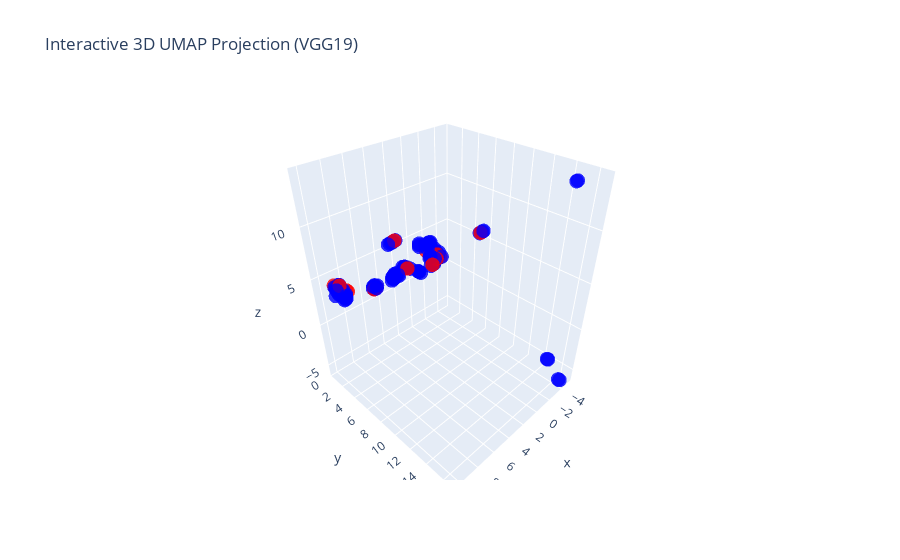

Source (notebook cell):
### Code cell
fig = go.Figure(data=[go.Scatter3d(
    x=results_vgg19[:, 0], y=results_vgg19[:, 1], z=results_vgg19[:, 2],
    mode='markers',
    marker=dict(size=5, color=colors_vgg19, opacity=0.8)
)])

fig.update_layout(
    title="Interactive 3D UMAP Projection (VGG19)",
)

fig.show()

### Figure 1 — Plotly figure (JSON) as saved in the notebook; plotly's stock layout.template omitted (floating-point values rounded to 4 significant figures; data arrays with more than 128 entries replaced by an {"elided": "..."} marker saying what was removed)
{"data": [{"marker": {"color": {"elided": "135 str values"}, "opacity": 0.8, "size": 5}, "mode": "markers", "type": "scatter3d", "x": {"elided": "135 float values"}, "y": {"elided": "135 float values"}, "z": {"elided": "135 float values"}}], "layout": {"title": {"text": "Interactive 3D UMAP Projection (VGG19)"}}}
